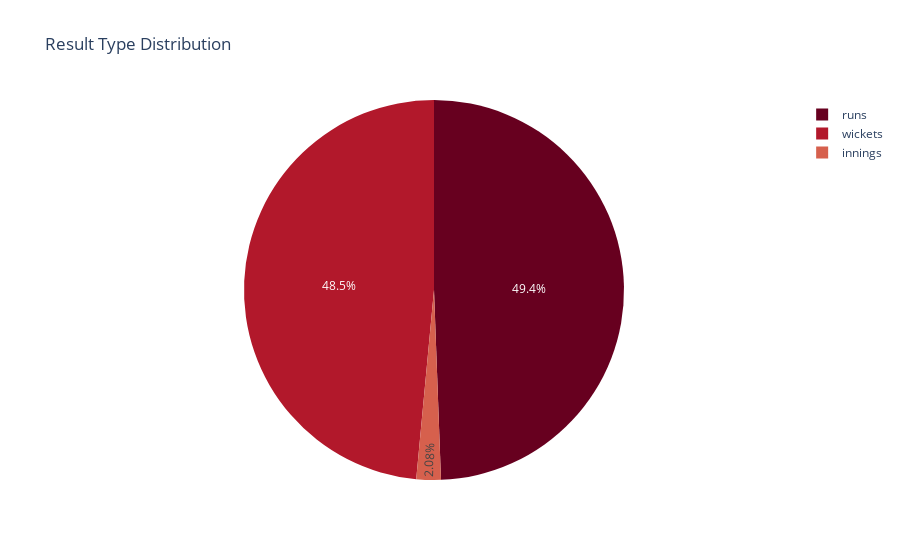

Here is the notebook cell this chart was saved with:
### Markdown cell above
### 4.9: Match Result Type using interactive Pie Chart

### Code cell
filtered_df = df[df['result_type'].notna() & (df['result_type'] != 'N/A')]
fig = px.pie(filtered_df, names='result_type', title="Result Type Distribution",
             color_discrete_sequence=px.colors.sequential.RdBu)
fig.show()

### Figure 1 — Plotly figure (JSON) as saved in the notebook; plotly's stock layout.template omitted (floating-point values rounded to 4 significant figures; data arrays with more than 128 entries replaced by an {"elided": "..."} marker saying what was removed)
{"data": [{"domain": {"x": [0, 1], "y": [0, 1]}, "hovertemplate": "result_type=%{label}<extra></extra>", "labels": {"elided": "7741 str values"}, "legendgroup": "", "name": "", "showlegend": true, "type": "pie"}], "layout": {"legend": {"tracegroupgap": 0}, "piecolorway": ["rgb(103,0,31)", "rgb(178,24,43)", "rgb(214,96,77)", "rgb(244,165,130)", "rgb(253,219,199)", "rgb(247,247,247)", "rgb(209,229,240)", "rgb(146,197,222)", "rgb(67,147,195)", "rgb(33,102,172)", "rgb(5,48,97)"], "title": {"text": "Result Type Distribution"}}}
